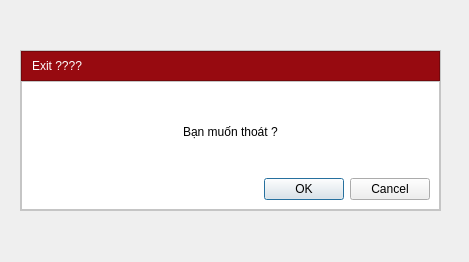
<?xml version="1.0" encoding="UTF-8"?>
<ui version="4.0">
 <class>exit</class>
 <widget class="QDialog" name="exit">
  <property name="geometry">
   <rect>
    <x>0</x>
    <y>0</y>
    <width>469</width>
    <height>262</height>
   </rect>
  </property>
  <property name="windowTitle">
   <string>Dialog</string>
  </property>
  <widget class="QFrame" name="frame">
   <property name="geometry">
    <rect>
     <x>20</x>
     <y>50</y>
     <width>421</width>
     <height>161</height>
    </rect>
   </property>
   <property name="styleSheet">
    <string notr="true">background-color: rgb(255, 255, 255);</string>
   </property>
   <property name="frameShape">
    <enum>QFrame::StyledPanel</enum>
   </property>
   <property name="frameShadow">
    <enum>QFrame::Raised</enum>
   </property>
   <layout class="QVBoxLayout" name="verticalLayout">
    <property name="spacing">
     <number>0</number>
    </property>
    <property name="leftMargin">
     <number>0</number>
    </property>
    <property name="topMargin">
     <number>0</number>
    </property>
    <property name="rightMargin">
     <number>0</number>
    </property>
    <property name="bottomMargin">
     <number>0</number>
    </property>
    <item>
     <widget class="QFrame" name="frame_2">
      <property name="sizePolicy">
       <sizepolicy hsizetype="Maximum" vsizetype="Preferred">
        <horstretch>0</horstretch>
        <verstretch>0</verstretch>
       </sizepolicy>
      </property>
      <property name="minimumSize">
       <size>
        <width>0</width>
        <height>0</height>
       </size>
      </property>
      <property name="maximumSize">
       <size>
        <width>1000</width>
        <height>30</height>
       </size>
      </property>
      <property name="styleSheet">
       <string notr="true">background-color: rgb(151, 10, 16);
font: 75 12pt &quot;MS Shell Dlg 2&quot;;</string>
      </property>
      <property name="frameShape">
       <enum>QFrame::StyledPanel</enum>
      </property>
      <property name="frameShadow">
       <enum>QFrame::Raised</enum>
      </property>
      <layout class="QVBoxLayout" name="verticalLayout_3">
       <property name="spacing">
        <number>0</number>
       </property>
       <property name="leftMargin">
        <number>10</number>
       </property>
       <property name="topMargin">
        <number>0</number>
       </property>
       <property name="rightMargin">
        <number>0</number>
       </property>
       <property name="bottomMargin">
        <number>0</number>
       </property>
       <item>
        <widget class="QLabel" name="label_2">
         <property name="styleSheet">
          <string notr="true">color: rgb(255, 255, 255);</string>
         </property>
         <property name="text">
          <string>Exit ????</string>
         </property>
        </widget>
       </item>
      </layout>
     </widget>
    </item>
    <item>
     <widget class="QFrame" name="frame_3">
      <property name="frameShape">
       <enum>QFrame::StyledPanel</enum>
      </property>
      <property name="frameShadow">
       <enum>QFrame::Raised</enum>
      </property>
      <layout class="QVBoxLayout" name="verticalLayout_2">
       <item alignment="Qt::AlignHCenter">
        <widget class="QLabel" name="label">
         <property name="styleSheet">
          <string notr="true">font: 75 14pt &quot;MS Shell Dlg 2&quot;;</string>
         </property>
         <property name="text">
          <string>Bạn muốn thoát ?</string>
         </property>
        </widget>
       </item>
       <item>
        <widget class="QDialogButtonBox" name="buttonBox">
         <property name="styleSheet">
          <string notr="true">background-color: none;</string>
         </property>
         <property name="orientation">
          <enum>Qt::Horizontal</enum>
         </property>
         <property name="standardButtons">
          <set>QDialogButtonBox::Cancel|QDialogButtonBox::Ok</set>
         </property>
        </widget>
       </item>
      </layout>
     </widget>
    </item>
   </layout>
  </widget>
 </widget>
 <resources/>
 <connections>
  <connection>
   <sender>buttonBox</sender>
   <signal>accepted()</signal>
   <receiver>exit</receiver>
   <slot>accept()</slot>
   <hints>
    <hint type="sourcelabel">
     <x>248</x>
     <y>254</y>
    </hint>
    <hint type="destinationlabel">
     <x>157</x>
     <y>274</y>
    </hint>
   </hints>
  </connection>
  <connection>
   <sender>buttonBox</sender>
   <signal>rejected()</signal>
   <receiver>exit</receiver>
   <slot>reject()</slot>
   <hints>
    <hint type="sourcelabel">
     <x>316</x>
     <y>260</y>
    </hint>
    <hint type="destinationlabel">
     <x>286</x>
     <y>274</y>
    </hint>
   </hints>
  </connection>
 </connections>
</ui>
